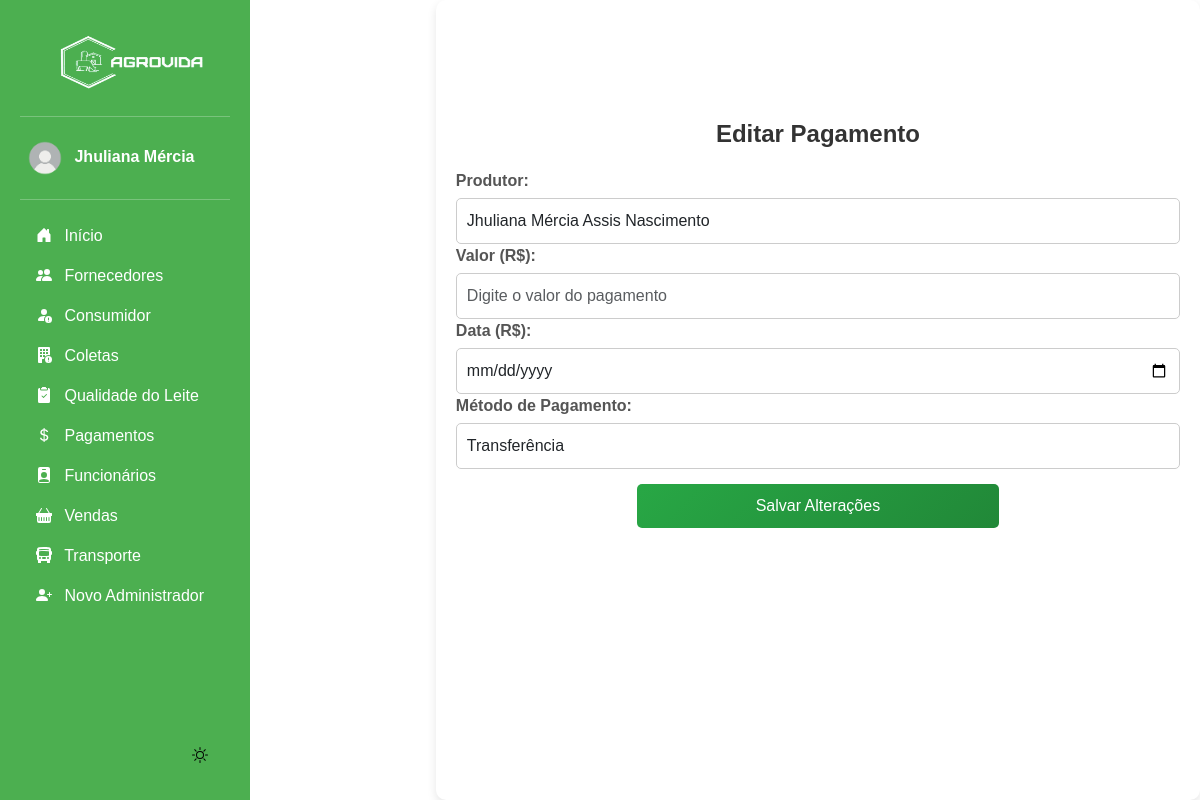
/editar_pagamentos/8/ (signed in), run on the app's committed database.
### app/models.py (models this page shows, shortened)
class Pagamento(models.Model):
    produtor = models.ForeignKey(Produtor, on_delete=models.CASCADE)
    data_pagamento = models.DateField(blank=True, null=True)  # Agora a data pode ser inserida manualmente
    valor = models.DecimalField(max_digits=10, decimal_places=2)
    METODO_CHOICES = [
        ('Pix', 'Pix'),
        ('Boleto', 'Boleto'),
        ('Transferência', 'Transferência'),
    ]
    metodo_pagamento = models.CharField(max_length=15, choices=METODO_CHOICES)

class Produtor(models.Model):
    nome = models.CharField(max_length=100)
    fazenda = models.CharField(max_length=150)
    localizacao = models.CharField(max_length=255)
    telefone = models.CharField(max_length=20)
    ativo = models.BooleanField(default=True)  # Campo para verificar se o produtor está ativo

### app/views.py (the view, shortened to what this page needs)
# urls.py: path('editar_pagamentos/<int:pagamento_id>/', views.editar_pagamento, name='editar_pagamento'),
@login_required(login_url='login_index')
def editar_pagamento(request, pagamento_id):
    pagamento = get_object_or_404(Pagamento, id=pagamento_id)
    produtores = Produtor.objects.all()
    return render(request, 'app/editar_pagamento.html', {'pagamento': pagamento, 'produtores': produtores})

### app/templates/app/editar_pagamento.html (shortened to what this page needs)
{% extends "base.html" %}
{% load static %}
{% block content %}
    <div class="form-container">
        <h2 class="form-title">Editar Pagamento</h2>
        <form method="POST">
        <div class="form-group">
            <label for="produtor">Produtor:</label>
            <select id="produtor" name="produtor" class="form-control input-large" >
                {% for produtor in produtores %}
                    <option value="{{ produtor.id }}" {% if pagamento.produtor.id == produtor.id %}selected{% endif %}>{{ produtor.nome }}</option>
                {% endfor %}
            </select>
            <label for="valor">Valor (R$):</label>
            <input type="number" id="valor" name="valor" class="form-control input-large" placeholder="Digite o valor do pagamento" step="0.01" value="{{ pagamento.valor }}">
            <label for="data_pagamento">Data (R$):</label>
            <input type="date" id="data_pagamento" name="data_pagamento" class="form-control input-large" placeholder="Digite o valor do pagamento" step="0.01">
            <label for="metodo_pagamento">Método de Pagamento:</label>
            <select id="metodo_pagamento" name="metodo_pagamento" class="form-control input-large">
                <option value="Transferência" {% if pagamento.metodo_pagamento == "Transferência" %}selected{% endif %}>Transferência</option>
            </select>
        </div>
        <button type="submit" class="btn-submit">Salvar Alterações</button>
        </form>
    </div>
{% endblock %}

### base/templates/modulos/sidebar.html (shortened to what this page needs)
{% load static %}
<body>
<div class="container-sidebar">
    <div id="sidebar" class="sidebar">
        <img src="{% static 'img/logo.png' %}" alt="Logo" width="200" height="80" class="logo">
        <hr>
            <a href="#" class="nav-link text-white" data-bs-toggle="dropdown" aria-expanded="false" style="border-radius: 10px;">
                <img src="{% static "img/usuario.png" %}" alt="" width="50" height="50" class="rounded-circle">
                <strong>{{ request.user.first_name }}</strong>
            </a>
        <hr>
        <ul class="nav nav-pills flex-column mb-auto">
            <li>
                <a href="{% url "dashboard" %}" class="nav-link text-white">
                    <svg class="bi pe-none me-2" width="16" height="16"><use xlink:href="#home"/></svg>
                    Início
                </a>
            </li>
            <li>
                <a href="{% url "listar_produtor" %}" class="nav-link text-white">
                    <svg class="bi pe-none me-2" width="16" height="16"><use xlink:href="#produtores"/></svg>
                    Fornecedores
                </a>
            </li>
            <li>
                <a href="{% url "listar_cliente" %}" class="nav-link text-white">
                    <svg class="bi pe-none me-2" width="16" height="16"><use xlink:href="#clientes"/></svg>
                    Consumidor
                </a>
            </li>
            <li>
                <a href="{% url "listar_coleta" %}" class="nav-link text-white">
                    <svg class="bi pe-none me-2" width="16" height="16"><use xlink:href="#coleta"/></svg>
                    Coletas
                </a>
            </li>
            <li>
                <a href="{% url "listar_qualidade" %}" class="nav-link text-white">
                    <svg class="bi pe-none me-2" width="16" height="16"><use xlink:href="#qualidade"/></svg>
                    Qualidade do Leite
                </a>
            </li>
            <li>
                <a href="{% url "listar_pagamentos" %}" class="nav-link text-white">
                    <svg class="bi pe-none me-2" width="16" height="16"><use xlink:href="#dinheiro"/></svg>
                    Pagamentos
                </a>
            </li>
            <li>
                <a href="{% url "listar_funcionarios" %}" class="nav-link text-white">
                    <svg class="bi pe-none me-2" width="16" height="16"><use xlink:href="#funcionario"/></svg>
                    Funcionários
                </a>
            </li>
            <li>
                <a href="{% url "listar_vendas" %}" class="nav-link text-white">
                    <svg class="bi pe-none me-2" width="16" height="16"><use xlink:href="#venda"/></svg>
                    Vendas
                </a>
            </li>
            <li>
                <a href="{% url "listar_transporte" %}" class="nav-link text-white">
                    <svg class="bi pe-none me-2" width="16" height="16"><use xlink:href="#transporte"/></svg>
                    Transporte
                </a>
            </li>
            <li>
                <a href="{% url "cadastrar_admin" %}" class="nav-link text-white">
                    <svg class="bi pe-none me-2" width="16" height="16"><use xlink:href="#admin"/></svg>
                    Novo Administrador
                </a>
            </li>
        </ul>
        <button id="theme-toggle">
        <svg id="theme-icon" width="24" height="24" fill="currentColor"></svg>
        </button>
    </div>
    <div class="b-example-divider b-example-vr"></div>
    </div>
</body>

### base/static/css/inicio.css (style rules this page uses)
html, body { font-family: Arial, sans-serif; transition: background 0.3s, color 0.3s; height: 100vh; width: 100vw; margin: 0; display: flex; }
.b-example-divider { width: 100%; height: 3rem; }
.b-example-vr { flex-shrink: 0; width: 1.5rem; height: 100vh; }
.bi { vertical-align: -.125em; fill: currentColor; }
.nav-link { color: #222222; }
li { display: flex; width: 100%; }
.form-container { width: 800px; padding: 20px; background: #fff; border-radius: 10px; box-shadow: 0 4px 10px rgba(0, 0, 0, 0.1); text-align: center; margin-left: 150px; }
.form-title { font-size: 24px; font-weight: bold; margin-bottom: 20px; margin-top: 100px; color: #333; }
.form-group { text-align: left; margin-bottom: 15px; }
.form-group label { font-weight: bold; display: block; margin-bottom: 5px; color: #555; }
.form-control { width: 100%; padding: 10px; border: 1px solid #ccc; border-radius: 5px; font-size: 16px; transition: all 0.3s ease; height: auto; }
.btn-submit { width: 50%; padding: 10px; background: linear-gradient(135deg, #28a745, #218838); color: white; border: none; border-radius: 5px; font-size: 16px; cursor: pointer; transition: all 0.3s ease; }
#theme-toggle { display: flex; justify-content: end; align-items: end; border: none; cursor: pointer; background-color: transparent; }
#theme-icon { width: 32px; height: 32px; fill: currentColor; }
[data-bs-theme="light"] { background: #ffffff; color: #121212; transition: all 0.3s ease-in-out; }

### base/static/css/sidebar.css (style rules this page uses)
.sidebar { width: 250px; background: #4CAF50; padding: 20px; height: 100vh; color: white; position: fixed; left: 0; top: 0; bottom: 0; overflow-y: auto; display: flex; flex-direction: column; z-index: 1000; }
.container-sidebar { height: 100vh; width: 300px; }

### data on the page
Pagamento: produtor "Jhuliana Mércia Assis Nascimento", metodo_pagamento "Transferência"

### other printed values
{{ request.user.first_name }} "Jhuliana Mércia"
